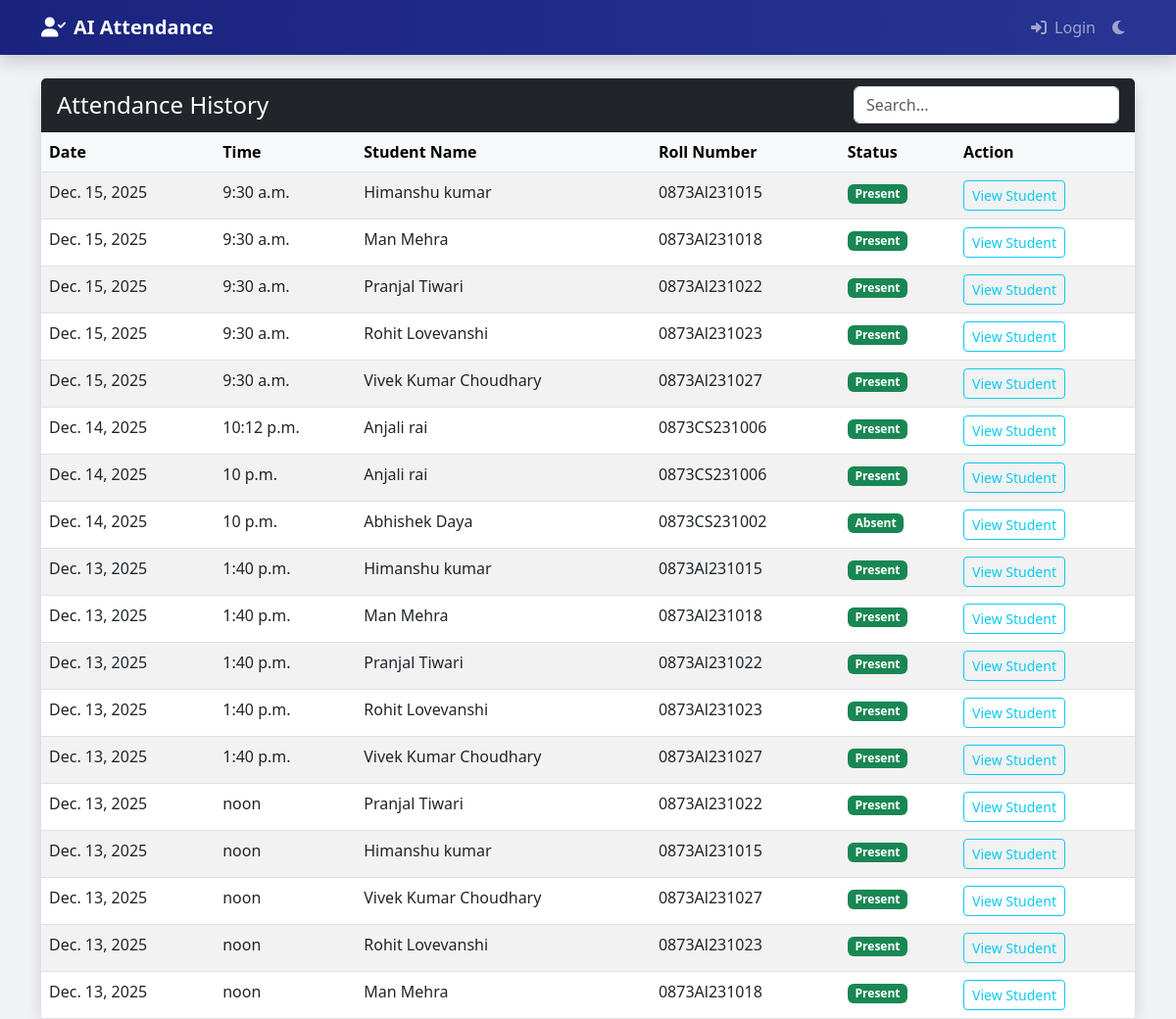
The app's page /core/attendance_list/, older data.
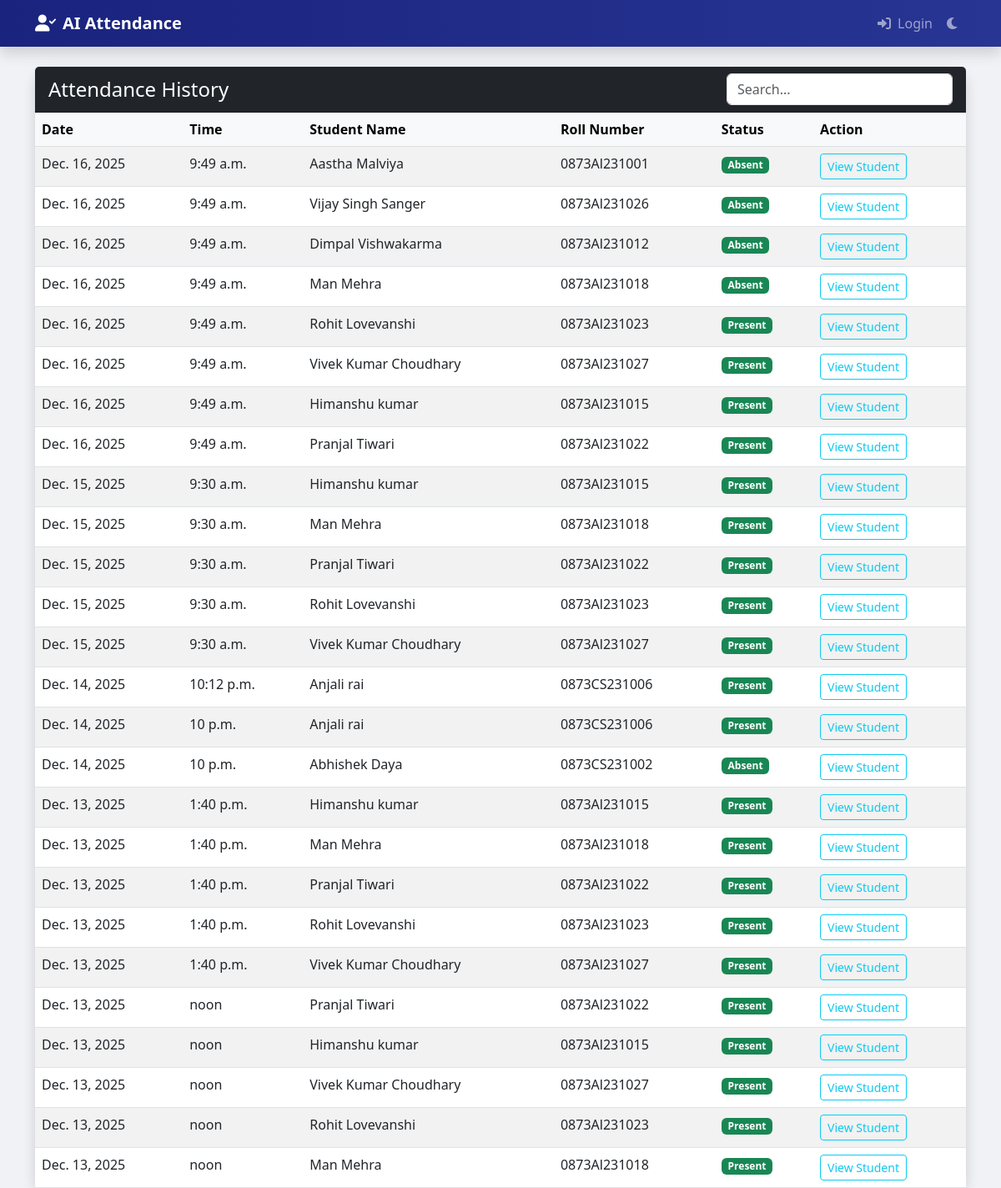
The same page, newer data.
### core/models.py (models this page shows, shortened)
class AttendanceRecord(models.Model):
    student = models.ForeignKey(Student, on_delete=models.CASCADE)
    date = models.DateField(default=datetime.date.today)
    time = models.TimeField(default=datetime.datetime.now)
    status = models.CharField(max_length=20, default='Present')
    subject = models.CharField(max_length=100, null=True, blank=True)
    class Meta:
        ordering = ['-date', '-time']

class Student(models.Model):
    user = models.OneToOneField(User, on_delete=models.CASCADE, null=True, blank=True)
    name = models.CharField(max_length=100)
    roll_number = models.CharField(max_length=20, unique=True)
    email = models.EmailField(max_length=100, null=True, blank=True)
    phone_number = models.CharField(max_length=15, null=True, blank=True)
    address = models.TextField(null=True, blank=True)
    date_of_birth = models.DateField(null=True, blank=True)
    department = models.CharField(max_length=100, null=True, blank=True)
    year = models.CharField(max_length=10, null=True, blank=True)
    section = models.CharField(max_length=10, null=True, blank=True)
    plain_password = models.CharField(max_length=128, null=True, blank=True)  # For display purposes only
    created_at = models.DateTimeField(auto_now_add=True)

### core/views.py (the view)
# urls.py: path('attendance_list/', views.attendance_list, name='attendance_list'),
def attendance_list(request):
    records = AttendanceRecord.objects.all().order_by('-date', '-time')
    return render(request, 'attendance_list.html', {'records': records})

### templates/attendance_list.html (shortened to what this page needs)
{% extends 'base.html' %}
{% block content %}
<div class="card shadow">
    <div class="card-header bg-dark text-white d-flex justify-content-between align-items-center">
        <h4 class="mb-0">Attendance History</h4>
        <input type="text" id="searchInput" class="form-control w-25" placeholder="Search...">
    </div>
    <div class="card-body p-0">
        <div class="table-responsive">
            <table class="table table-hover table-striped mb-0">
                <thead class="table-light">
                    <tr>
                        <th>Date</th>
                        <th>Time</th>
                        <th>Student Name</th>
                        <th>Roll Number</th>
                        <th>Status</th>
                        <th>Action</th>
                    </tr>
                </thead>
                <tbody id="attendanceTable">
                    {% for record in records %}
                    <tr>
                        <td>{{ record.date }}</td>
                        <td>{{ record.time }}</td>
                        <td>{{ record.student.name }}</td>
                        <td>{{ record.student.roll_number }}</td>
                        <td><span class="badge bg-success">{{ record.status }}</span></td>
                        <td>
                            <a href="{% url 'student_attendance' record.student.id %}"
                                class="btn btn-sm btn-outline-info">View Student</a>
                        </td>
                    </tr>
                    {% empty %}
                    <tr>
                        <td colspan="6" class="text-center py-4">No attendance records found.</td>
                    </tr>
                    {% endfor %}
                </tbody>
            </table>
        </div>
    </div>
</div>
{% endblock %}

Row changes from the older to the newer data that the page shows:
added AttendanceRecord: date "Dec. 16, 2025", time "9:49 a.m.", student.name "Aastha Malviya", student.roll_number "0873Al231001", status "Absent"
added AttendanceRecord: date "Dec. 16, 2025", time "9:49 a.m.", student.name "Vijay Singh Sanger", student.roll_number "0873Al231026", status "Absent"
added AttendanceRecord: date "Dec. 16, 2025", time "9:49 a.m.", student.name "Dimpal Vishwakarma", student.roll_number "0873Al231012", status "Absent"
added AttendanceRecord: date "Dec. 16, 2025", time "9:49 a.m.", student.name "Man Mehra", student.roll_number "0873Al231018", status "Absent"
added AttendanceRecord: date "Dec. 16, 2025", time "9:49 a.m.", student.name "Rohit Lovevanshi", student.roll_number "0873Al231023", status "Present"
added AttendanceRecord: date "Dec. 16, 2025", time "9:49 a.m.", student.name "Vivek Kumar Choudhary", student.roll_number "0873Al231027", status "Present"
added AttendanceRecord: date "Dec. 16, 2025", time "9:49 a.m.", student.name "Himanshu kumar", student.roll_number "0873Al231015", status "Present"
added AttendanceRecord: date "Dec. 16, 2025", time "9:49 a.m.", student.name "Pranjal Tiwari", student.roll_number "0873Al231022", status "Present"
